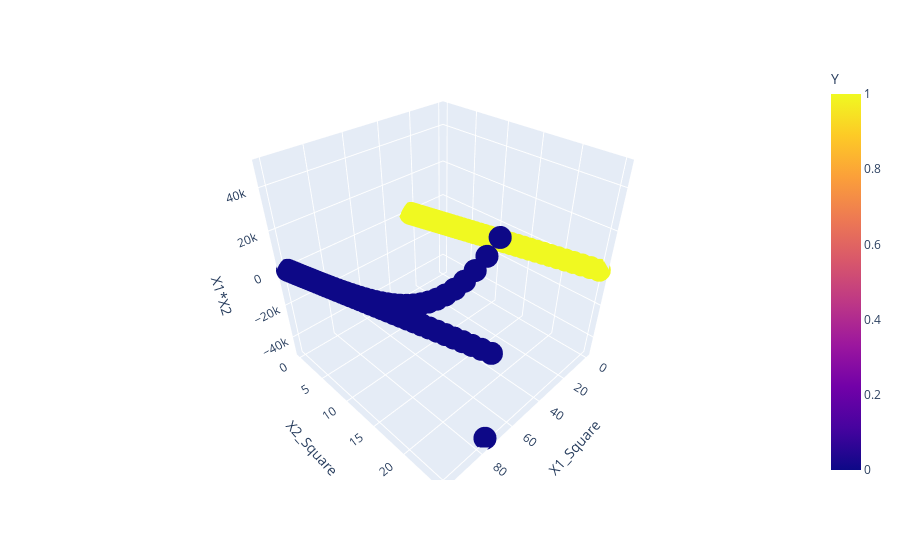

Notebook code for this chart:
### Code cell
fig = px.scatter_3d(df,x = 'X1_Square',y='X2_Square',z='X1*X2',color = 'Y')
fig.show()

### Figure 1 — Plotly figure (JSON) as saved in the notebook; plotly's stock layout.template omitted (floating-point values rounded to 4 significant figures; data arrays with more than 128 entries replaced by an {"elided": "..."} marker saying what was removed)
{"data": [{"hovertemplate": "X1_Square=%{x}<br>X2_Square=%{y}<br>X1*X2=%{z}<br>Y=%{marker.color}<extra></extra>", "legendgroup": "", "marker": {"color": {"elided": "400 int values"}, "coloraxis": "coloraxis", "symbol": "circle"}, "mode": "markers", "name": "", "scene": "scene", "showlegend": false, "type": "scatter3d", "x": {"elided": "400 float values"}, "y": {"elided": "400 float values"}, "z": {"elided": "400 float values"}}], "layout": {"coloraxis": {"colorbar": {"title": {"text": "Y"}}, "colorscale": [[0, "#0d0887"], [0.1111, "#46039f"], [0.2222, "#7201a8"], [0.3333, "#9c179e"], [0.4444, "#bd3786"], [0.5556, "#d8576b"], [0.6667, "#ed7953"], [0.7778, "#fb9f3a"], [0.8889, "#fdca26"], [1, "#f0f921"]]}, "legend": {"tracegroupgap": 0}, "margin": {"t": 60}, "scene": {"domain": {"x": [0, 1], "y": [0, 1]}, "xaxis": {"title": {"text": "X1_Square"}}, "yaxis": {"title": {"text": "X2_Square"}}, "zaxis": {"title": {"text": "X1*X2"}}}}}
